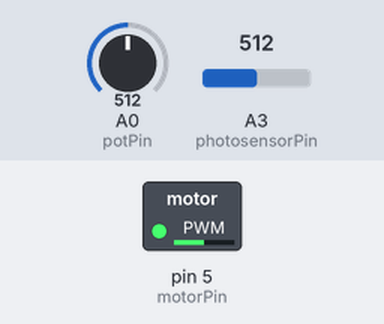
Simulated run of this sketch. Board: Arduino Uno, built with avr-gcc and run on an emulated ATmega328P. Parts: switched loads named in the sketch (green lamp = pin HIGH). Inputs (shaded band) come from the test bench; at power-on: A0 (potPin) = 512, A3 (photosensorPin) = 512. What the sketch prints to the serial monitor is not drawn.

Above: at 1.2 s.
1.3 s: A0 (potPin) set to 716
At 1.7 s:
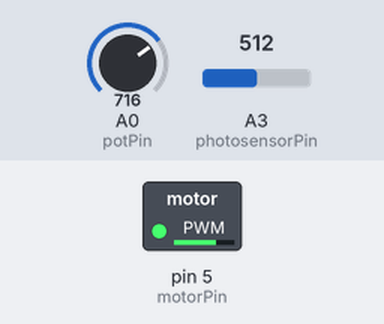
2.8 s: A0 (potPin) set to 900
At 3.3 s:
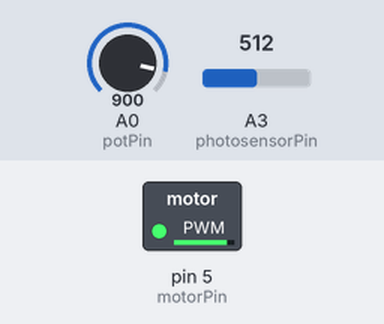
4.3 s: A0 (potPin) set to 122
At 4.9 s:
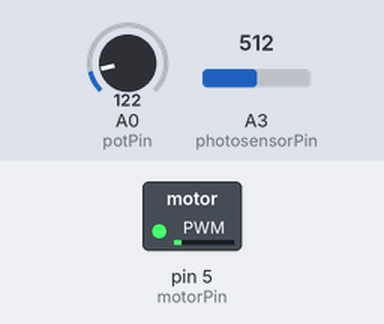
5.8 s: A0 (potPin) set to 0
At 6.4 s:
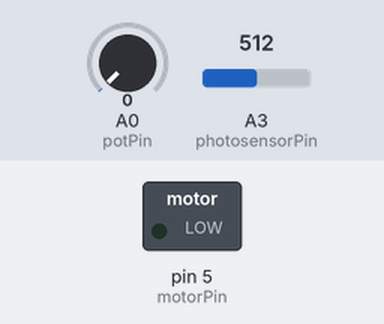
7.3 s: A0 (potPin) set to 511
At 8.0 s:
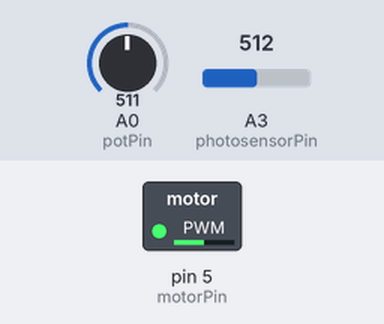
Timing chart, 0 to 9.8 s (numbered marks = the images above; inputs shaded):
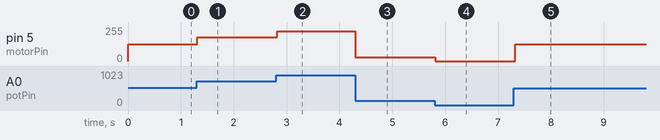

The sketch:

monitor_motor_speed_with_avg.ino
```cpp
int potPin = A0;    // select the input pin for the potentiometer
int photosensorPin = A3;    // select the input pin for the potentiometer
int motorPin = 5;    // select the pin for the LED

int potValue = 0;  // variable to store the value coming from the sensor
int speedValue = 0;
int photoSensorValue1 = 0;
int photoSensorValue2 = 0;
int photoSensorValue3 = 0;
int photoSensorValue4 = 0;
int photoSensorValue5 = 0;
int average = 0;
int displayValue = 0;

void setup() {
  pinMode(potPin, INPUT);
  pinMode(photosensorPin, INPUT_PULLUP);
  pinMode(motorPin, OUTPUT);
  Serial.begin(115200);
}

void loop() {
   potValue = analogRead(potPin); // get the value from the Potentiometer
   speedValue = map(potValue, 0, 1023, 0, 255);  // convert to the right range
   analogWrite(motorPin, speedValue);  // set the motor speed

   // take 5 values
   photoSensorValue1 = analogRead(photosensorPin);

   photoSensorValue2 = analogRead(photosensorPin);

   photoSensorValue3 = analogRead(photosensorPin);

   photoSensorValue4 = analogRead(photosensorPin);

   photoSensorValue5 = analogRead(photosensorPin);
   average = (photoSensorValue1 + photoSensorValue2 + photoSensorValue3 + photoSensorValue4 + photoSensorValue5) / 5;

    displayValue = map(average, 90, 220, 0, 100);
    Serial.print(average);
    for (int i=0; i < displayValue; i++)
      Serial.print("-");
    Serial.println("");
  }
```

Measured:
- after the input at 1.3 s, pin 5 (motorPin): 127/255 → 178/255 at once
- after the input at 2.8 s, pin 5 (motorPin): 178/255 → 224/255 at once
- after the input at 4.3 s, pin 5 (motorPin): 224/255 → 30/255 at once
- after the input at 5.8 s, pin 5 (motorPin): 30/255 → 0/255 at once
- after the input at 7.3 s, pin 5 (motorPin): 0/255 → 127/255 at once
